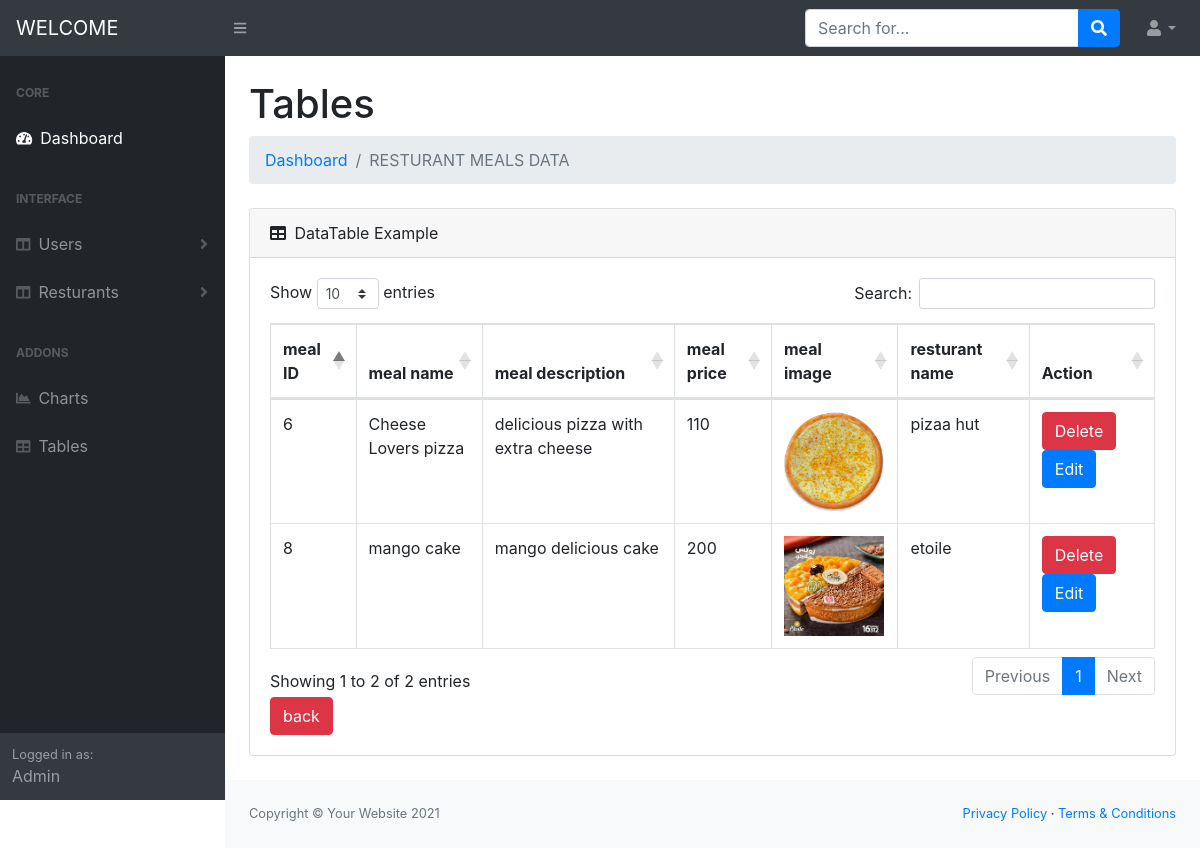
/task2_dashboard/admin/CRUD_MEALS_MODULE/view_meal.php, run on the app's committed database.
### tables this page shows
CREATE TABLE `meals` (
  `meal_id` int(11) NOT NULL,
  `meal_name` varchar(100) NOT NULL,
  `meal_description` varchar(100) NOT NULL,
  `meal_price` varchar(100) NOT NULL,
  `meal_image` varchar(100) NOT NULL,
  `resturants_id` int(11) NOT NULL
);

CREATE TABLE `resturants` (
  `resturants_id` int(11) NOT NULL,
  `resturants_name` varchar(100) NOT NULL,
  `resturants_address` varchar(200) NOT NULL,
  `resturants_url` varchar(100) NOT NULL,
  `resturants_phone` int(11) NOT NULL,
  `resturants_image` varchar(100) NOT NULL,
  `category__id` int(11) DEFAULT NULL
);

### task2_dashboard/admin/CRUD_MEALS_MODULE/rest_meal.php (called while the page is built)
  <?php
    $sql = "SELECT meals.* , resturants.resturants_name from meals INNER JOIN resturants on meals.resturants_id=resturants.resturants_id    ";
    $op  = mysqli_query($con,$sql);
?>

### task2_dashboard/admin/CRUD_MEALS_MODULE/view_meal.php (the view, shortened to what this page needs)
<?php
include '../helpers/db.php';
include 'rest_meal.php';
    include '../header.php';
    ?>
      <body class="sb-nav-fixed">
    <?php
        include '../nav.php';
    ?>
            <div id="layoutSidenav">
    <?php
        include '../sidNav.php';
    ?>
    <div id="layoutSidenav_content">
                <main>
                    <div class="container-fluid">
                        <h1 class="mt-4">Tables</h1>
                        <ol class="breadcrumb mb-4">
                        <?php
                        if(isset($_SESSION['message'])){
                           foreach($_SESSION['message'] as $key =>  $dataa){
                            echo '* '.$key.' : '.$dataa.'<br>';
                           }
                             unset($_SESSION['message']);
                         }else{
                    ?>
                            <li class="breadcrumb-item"><a href="index.html">Dashboard</a></li>
                            <li class="breadcrumb-item active">RESTURANT MEALS DATA </li>
                    <?php } ?>
                        </ol>
                        <div class="card mb-4">
                            <div class="card-header">
                                <i class="fas fa-table mr-1"></i>
                                DataTable Example
                            </div>
                            <div class="card-body">
                                <div class="table-responsive">
                                    <table class="table table-bordered" id="dataTable" width="100%" cellspacing="0">
                                        <thead>
                                            <tr>
                                                <th>meal ID</th>
                                                <th>meal name</th>
                                                <th>meal description</th>
                                                <th>meal price</th>
                                                <th>meal image</th>
                                                <th>resturant name</th>
                                                <th>Action</th>
                                            </tr>
                                        </thead>
                                        <tbody>
                             <?php
                                while($data = mysqli_fetch_assoc($op)){
                             ?>
                                        <tr>
                                        <td> <?php echo $data['meal_id'];?></td>
                                        <td> <?php echo $data['meal_name'];?></td>
                                        <td> <?php echo $data['meal_description'];?></td>
                                        <td> <?php echo $data['meal_price'];?></td>
                                        <td> <img src="<?=$data['meal_image']; ?>" style=" width:100px; width:100px; " /></td> </td>
                                        <td> <?php echo $data['resturants_name'];?></td>
                                        <td>
                                        <a href='delete_meal.php?id=<?php echo $data['meal_id'];?>' class='btn btn-danger m-r-1em'>Delete</a>
                                        <a href='edit_meal.php?id=<?php echo $data['meal_id'];?>' class='btn btn-primary m-r-1em'>Edit</a>
                                        </td>
                                        </tr>
                            <?php } ?>
                                        </tbody>
                                    </table>
                                    <a href='../CRUD_RESTURANTS/view_resturants.php' class='btn btn-danger m-r-1em'>back</a>
                                </div>
                            </div>
                        </div>
                    </div>
                </main>
<?php
    include '../footer.php';
?>

### data on the page
meals: meal_id "6", meal_name "Cheese Lovers pizza", meal_description "delicious pizza with extra cheese", meal_price "110", meal_image (picture), resturants.resturants_name "pizaa hut"
meals: meal_id "8", meal_name "mango cake", meal_description "mango delicious cake", meal_price "200", meal_image (picture), resturants.resturants_name "etoile"
